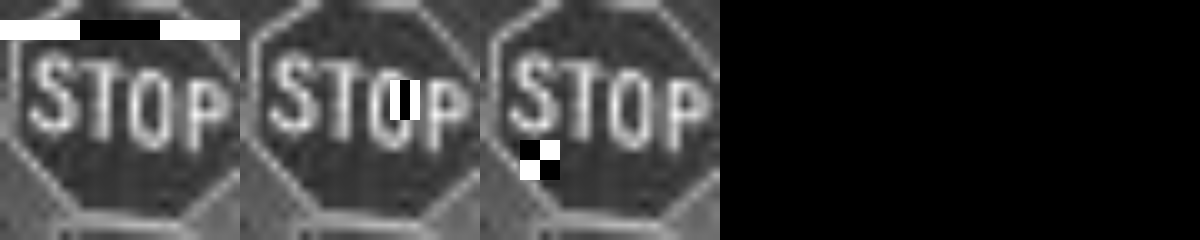
#> input picture exercises/ex10-ViolaJones/solution/data/haar_features/stage_3.png, 1200 x 240 px
$ jupyter execute --allow-errors ex10_Solution.ipynb   (shell and % lines are left out)
#> lines starting #> are read from the running program, lines starting #| are printed output that depends on the picture
# Part 1

### Exercise 1

#> (a cell that did not finish here is left out)

### Exercise 2

#< START_SOLUTION 2 >
All stage 0 features are especially well-suited for detecting vertical text and gaps between text (vertical edges), and are placed somewhat in the middle of the window.

Stage 1, feature 0 is perfectly suited for detecting angled (bright) edges, and seems to be somewhat local, possibly detecting angled boundaries of letters S, O or P.

Stage 1, feature 1 is a global feature. It would become high-valued if there is a "darker" sign within a brighter background, and low-valued if there is a bright region in the middle and darker regions at the boundary of the window.

Similarily, stage 1, feature 2 would be well-suited for detecting bright text in the middle of a dark sign, producing low / negative values.

#< END_SOLUTION 2 >

### Exercise 3

#< START_SOLUTION 3 >
Increasing the scale-factor achieves larger FPS. This is due to the lower number of windows in the window pyramid. But increaseing the scale-factor too much makes it impossible to detect small instances (i.e. signs at large distances). Thus, too large scale factor increases the False Negative Rate. Decreasing it to values closer to 1 dramatically reduces the FPS-performance, while decreasing the False Negative Rate. But in some cases, this may increase the False Positive Rate as well, as there is a larger chance for a false positive evaluation at some level in the window pyramid.

The value 1.072 works well for **van_video.mp4**, whereas the value 1.015 somewhat works well for **scale_diff.mp4**.

In the case for **scale_diff.mp4**, there will always be a couple of false negative frames.
The persistent False Negatives (e.g. frames 8-10) in scale_diff.mp4 are likely due to spatial quantization and a limited training dataset. Even with a small scale factor of 1.015, the detector creates a discrete 'ladder' of search windows. As the sign moves smoothly in 3D space, its projection on the 2D sensor passes through scales that do not perfectly align with the model's rigid Haar-feature geometry.

Furthermore, since the model was trained on a limited dataset, it lacks 'generalization', as it likely requires very specific and localized contrast matches to pass all cascade stages. When the sign is scaled to a size that forces pixel interpolation (blurring the edges), the mathematical sum of the Haar rectangles falls below the stage threshold, causing the cascade to reject the window, resulting in fewer detections. This can in some cases be alleviated by reducing the minimum number of neighbors necessary for a detection.

#< END_SOLUTION 3 >

# Part 2

### Exercise 4

#< START_SOLUTION 4 >

In the following, we'll take a deeper look at what the model sees when computing a Haar feature. We'll both get more comfortable with what an integral image is and also how it's employed to produce fast computation of large image slices.

[cell 2]
import os

import matplotlib.pyplot as plt
import numpy as np
from skimage import io
from skimage.color import rgb2gray
from skimage.util import img_as_ubyte

### Loading and displaying the Haar images

We'll start by loading both the reference and a computed Haar stage image.

[cell 3]
# Load both the stage image and the reference image
feat_dir = 'data/haar_features'
img_path = os.path.join(feat_dir, 'stage_3.png')
stage_img = io.imread(img_path)
#> stage_img is the input picture: shape (240, 1200); min 0, max 255, mean 59.9
ref_path = 'data/annotation_img.jpg'
#> (the rest of this cell did not finish here and is left out)

We find, that the images have been upscaled by x10 (240x1200) // 10 -> (24x24x5). Slicing according to our chosen feature and resizing, we get:

[cell 4]
# Rescale image down to w_window x h_window
w_enlargened, h_enlargened = (stage_img.shape[0],stage_img.shape[0])
#> w_enlargened = 240; h_enlargened = 240
ROI_feat = 2
ROI_img = stage_img[:, ROI_feat*w_enlargened:(ROI_feat+1)*w_enlargened]
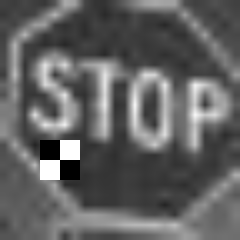
#> ROI_img: shape (240, 240); min 0, max 255, mean 98

_, axes = plt.subplots(ncols=2, figsize=(8,8))

axes[0].imshow(ROI_img, cmap='gray')
axes[0].set_title('Haar image frame')
#> (the rest of this cell did not finish here and is left out)

We now want to zoom in to the region of interest. Looking at the image histogram for the feature image, this gives us some hints.

[cell 5]
plt.hist(ROI_img.ravel(), bins=256)
plt.show()
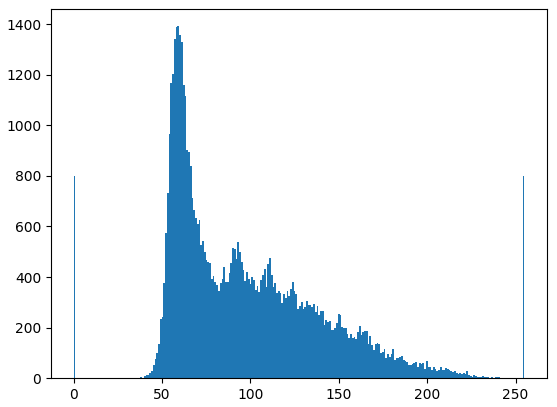
#> figure drawn by matplotlib, 1 panel; tallest bar 1392 high, from x = 58.77 to 59.77

Two very clear spikes form at 0 and 255, which incidentally are also the pixels we'd like to mask. Now, we find the coordinates of this area and scale them back to the actual

[cell 6]
ys, xs = np.where((ROI_img == 0) | (ROI_img == 255))
#> ys = 1600 values from 140 to 179; xs = 1600 values, max 79 at index 39, min 40 at index 0, mean 59.5
coords = np.vstack((ys, xs)) # ys,xs due to standard convention of packages

# Get (y0,x0) and (y1,x1), slice and show image
ymin, xmin, ymax, xmax = np.concatenate((coords.min(axis=1), coords.max(axis=1)))
#> ymin = 140; xmin = 40; ymax = 179; xmax = 79

#now convert back to reference image by taking scale into account
y_min_ref, y_max_ref = ymin//10,ymax//10
#> y_min_ref = 14; y_max_ref = 17
x_min_ref, x_max_ref = xmin//10,xmax//10
#> x_min_ref = 4; x_max_ref = 7
print(y_min_ref, y_max_ref, x_min_ref, x_max_ref)
#| 14 17 4 7
